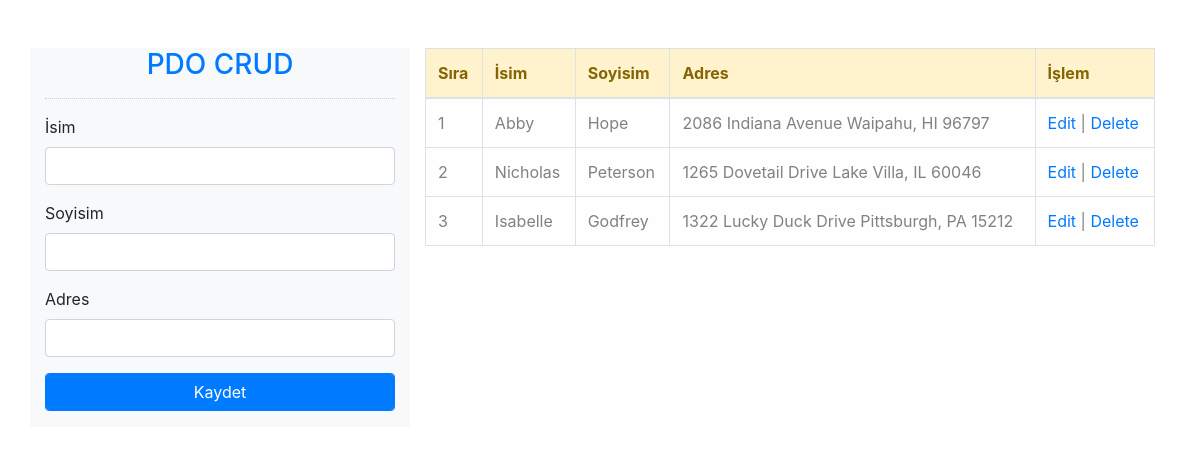
The page / on the database its author committed.
### tables this page shows
CREATE TABLE `person` (
  `person_id` int(11) NOT NULL,
  `person_name` varchar(255) NOT NULL,
  `person_lastname` varchar(255) NOT NULL,
  `person_address` varchar(550) NOT NULL
);

### index.php (the view, shortened to what this page needs)
<!DOCTYPE html>
<html>
<head>
	<link rel="stylesheet" href="https://maxcdn.bootstrapcdn.com/bootstrap/4.0.0/css/bootstrap.min.css">
</head>
<body>
	<div class="container">
		<div class="row">
<div class="col-md-4 bg-light mt-5">
	<h3 class="text-primary text-center">PDO CRUD</h3>
	<hr style="border-top:1px dotted #ccc;" />
<form action="insert.php" method="post">
  <div class="form-group">
					<label>İsim</label>
					<input class="form-control" type="text" pattern=".{3,}" required title="En Az 3 Karakter Olmalı" name="name"/>
				</div>
				<div class="form-group">
					<label>Soyisim</label>
					<input class="form-control" type="text" pattern=".{3,}" required title="En Az 3 Karakter Olmalı" required="" name="lastname"/>
				</div>
				<div class="form-group">
					<label>Adres</label>
					<input class="form-control" type="text" pattern=".{20,}" required title="En Az 20 Karakter Olmalı" required="" name="address"/>
				</div>
				<div class="form-group">
					<button class="btn btn-primary form-control" type="submit" name="save">Kaydet</button>
				</div>
</form>
</div>
<div class="col-md-8 mt-5">
	<table class="table table-bordered">
			<thead class="alert-warning">
				<tr>
					<th>Sıra</th>
					<th>İsim</th>
					<th>Soyisim</th>
					<th>Adres</th>
					<th>İşlem</th>
				</tr>
			</thead>
			<tbody class="alert-light">
				<?php
					include 'connection.php';
					$say=1;
					$list = $conn->query("SELECT * FROM person", PDO::FETCH_ASSOC);
					foreach ($list as $row) {
				?>
				<tr>
					<td><?php echo $say++?></td>
					<td><?php echo $row['person_name']?></td>
					<td><?php echo $row['person_lastname']?></td>
					<td><?php echo $row['person_address']?></td>
					<td><a href="edit.php?id=<?php echo $row['person_id']?>">Edit</a> | <a href="delete.php?id=<?php echo $row['person_id']?>">Delete</a></td>
				</tr>
				<?php
					}
				?>
			</tbody>
		</table>
</div>
</div>
</div>
</body>
</html>

### rows shown on the page
person: person_name "Abby", person_lastname "Hope", person_address "2086 Indiana Avenue Waipahu, HI 96797"
person: person_name "Nicholas", person_lastname "Peterson", person_address "1265 Dovetail Drive Lake Villa, IL 60046"
person: person_name "Isabelle", person_lastname "Godfrey", person_address "1322 Lucky Duck Drive Pittsburgh, PA 15212"
